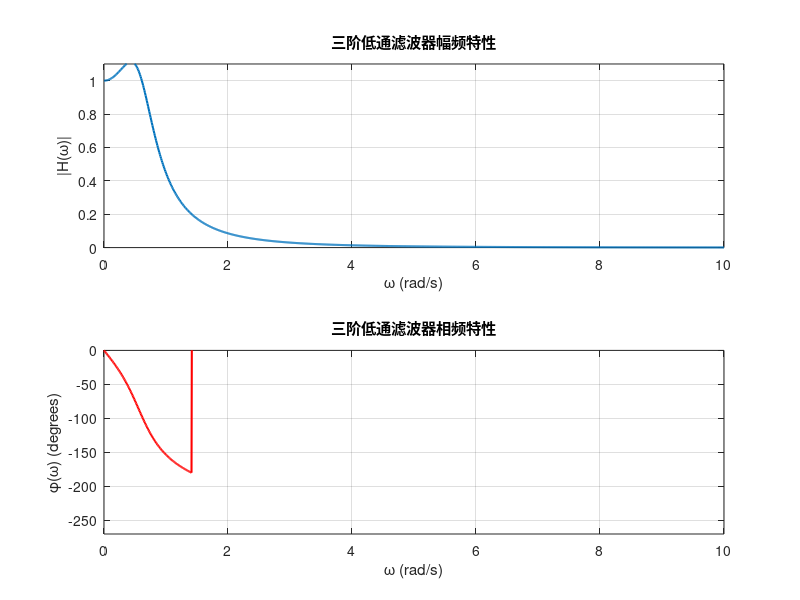
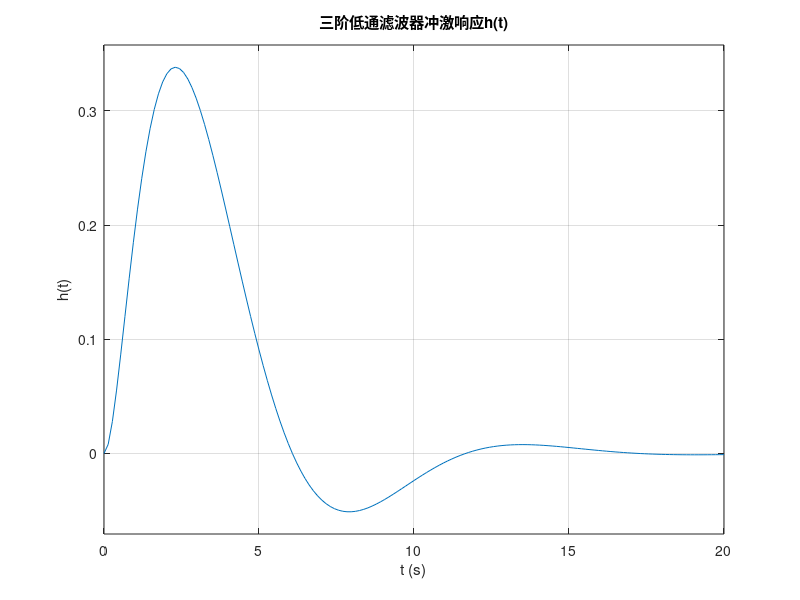

Here is the MATLAB script that generated these plots, in order:
% 题目：三阶低通滤波器特性分析与实现
% 系统频率响应：H(ω) = 1/((jω)^3 + 3(jω)^2 + 2(jω) + 1)
clear; clc; close all;   % 清空工作区变量、清空命令行窗口、关闭所有已打开的图形窗口，避免旧数据干扰

%% ========== 1. 定义系统传递函数 ==========
% 传递函数的拉普拉斯形式：H(s) = 1/(s^3 + 3s^2 + 2s + 1)
% num: 分子多项式系数（按s降幂排列，分子为常数1，因此num=[1]）
num = [1];
% den: 分母多项式系数（按s降幂排列，s^3 + 3s^2 + 2s + 1，因此den=[1 3 2 1]）
den = [1 3 2 1];

%% ========== 2. 生成频率向量，计算频率响应 ==========
% 生成角频率向量ω（单位：rad/s），范围0到10rad/s，取1000个点保证曲线平滑
omega = linspace(0, 10, 1000);  

% 计算频率响应H(ω)：将s=jω代入传递函数，即H(jω) = num(jω)/den(jω)
% polyval(p, x) 计算多项式p在x处的值，这里p是num/den，x是jω
H = polyval(num, 1j*omega) ./ polyval(den, 1j*omega);  

%% ========== 3. 计算幅频特性和相频特性 ==========
% 幅频特性|H(ω)|：频率响应的模（描述幅度增益）
mag = abs(H);  
% 相频特性φ(ω)：频率响应的相位角，单位转换为度（angle返回弧度，乘以180/pi）
phase = angle(H) * 180/pi;  

%% ========== 4. 绘制幅频特性和相频特性 ==========
figure('Color','w');  % 创建白色背景的图形窗口

% 子图1：幅频特性曲线
subplot(2,1,1);  
plot(omega, mag, 'LineWidth',1.5);  % 绘制幅频曲线，线宽设为1.5让曲线更清晰
grid on;  % 显示网格线，方便读取坐标
xlabel('\omega (rad/s)');  % X轴标签：角频率（单位rad/s）
ylabel('|H(\omega)|');     % Y轴标签：幅频特性
title('三阶低通滤波器幅频特性');  % 子图标题
ylim([0 1.1]);  % 设置Y轴范围（0到1.1），避免曲线被截断或空白过多

% 子图2：相频特性曲线
subplot(2,1,2);  
plot(omega, phase, 'LineWidth',1.5, 'Color','r');  % 红色绘制相频曲线，突出显示
grid on;
xlabel('\omega (rad/s)');
ylabel('\phi(\omega) (degrees)');  % Y轴标签：相频特性（单位：度）
title('三阶低通滤波器相频特性');
ylim([-270 0]);  % 设置Y轴范围（-270到0），三阶系统最大相移为-270°

%% ========== 5. 计算并绘制冲激响应h(t) ==========
% 创建传递函数模型（Control System Toolbox中的tf函数）
sys = tf(num, den);  

figure('Color','w');  % 创建新的图形窗口，绘制冲激响应
impulse(sys);  % 绘制系统的冲激响应曲线（h(t)）
grid on;
title('三阶低通滤波器冲激响应h(t)');
xlabel('t (s)');  % X轴标签：时间（单位：秒）
ylabel('h(t)');   % Y轴标签：冲激响应幅度
